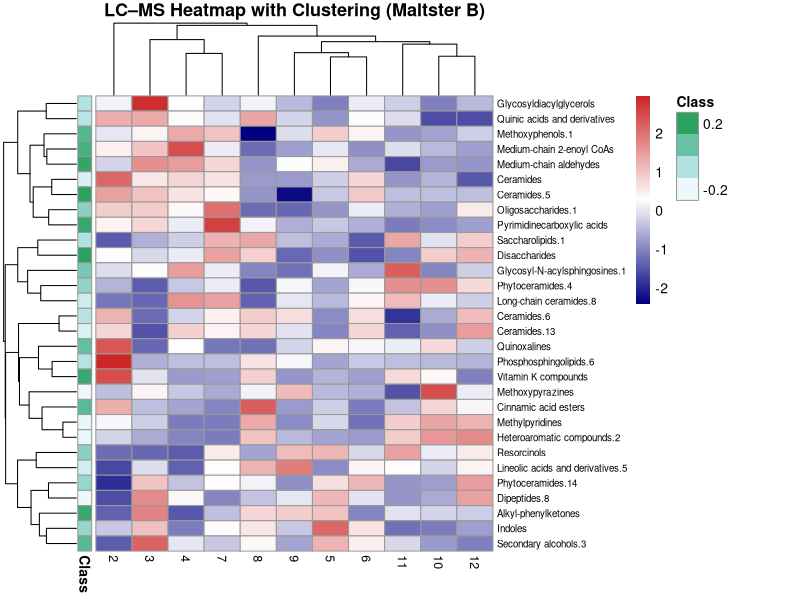

Source code (R):
# Load libraries
library(readr)
library(dplyr)
library(pheatmap)

# Load CSV (includes Metabolite + Class + Timepoints)
df <- read_csv("MaltsterB_LCMS_Heatmap_Zscore.csv")

# Convert to data.frame
df <- as.data.frame(df)

# Separate class column if present
metabolite_names <- df[[1]]
class_labels <- df[[2]]
df_numeric <- df[, -c(1, 2)]  # keep only timepoint columns

# Set rownames to metabolite names
rownames(df_numeric) <- metabolite_names

# Order time columns numerically
df_numeric <- df_numeric[, order(as.numeric(colnames(df_numeric)))]

# Select top 30 most variable metabolites
top_30_names <- names(sort(apply(df_numeric, 1, var), decreasing = TRUE))[1:30]
df_top <- df_numeric[top_30_names, ]

# Match class labels for selected metabolites
annotation_row <- data.frame(Class = class_labels[match(rownames(df_top), metabolite_names)])
rownames(annotation_row) <- rownames(df_top)

# Draw heatmap with clustering and class labels
pheatmap(
  mat = df_top,
  scale = "none",  # already z-scored
  cluster_rows = TRUE,
  cluster_cols = TRUE,
  annotation_row = annotation_row,
  color = colorRampPalette(c("navy", "white", "firebrick3"))(100),
  show_rownames = TRUE,
  fontsize_row = 7,
  fontsize_col = 9,
  main = "LC–MS Heatmap with Clustering (Maltster B)"
)
